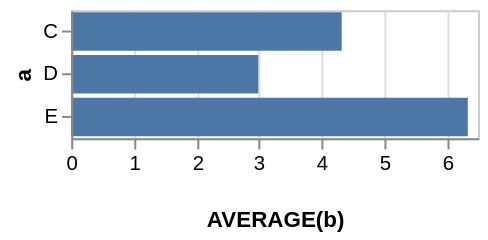

Write the Vega-Lite specification saved for this chart.
### Vega specification from a JSON file in a GitHub repository (floating-point values rounded to 4 significant figures)
{"$schema": "https://vega.github.io/schema/vega/v3.0.json", "autosize": "pad", "padding": 5, "encode": {"update": {"stroke": {"value": "#ccc"}, "fill": {"value": "transparent"}}}, "data": [{"name": "source_0", "values": [{"a": "C", "b": 2}, {"a": "C", "b": 7}, {"a": "C", "b": 4}, {"a": "D", "b": 1}, {"a": "D", "b": 2}, {"a": "D", "b": 6}, {"a": "E", "b": 8}, {"a": "E", "b": 4}, {"a": "E", "b": 7}]}, {"name": "data_0", "source": "source_0", "transform": [{"type": "formula", "expr": "toNumber(datum[\"b\"])", "as": "b"}, {"type": "aggregate", "groupby": ["a"], "ops": ["average"], "fields": ["b"], "as": ["average_b"]}]}], "signals": [{"name": "width", "update": "200"}, {"name": "y_step", "value": 21}, {"name": "height", "update": "bandspace(domain('y').length, 0.1, 0.05) * y_step"}], "marks": [{"name": "marks", "type": "rect", "role": "bar", "from": {"data": "data_0"}, "encode": {"update": {"x": {"scale": "x", "field": "average_b"}, "x2": {"scale": "x", "value": 0}, "y": {"scale": "y", "field": "a"}, "height": {"scale": "y", "band": true}, "fill": {"value": "#4c78a8"}}}}], "scales": [{"name": "x", "type": "linear", "domain": {"data": "data_0", "field": "average_b"}, "range": [0, {"signal": "width"}], "round": true, "nice": true, "zero": true}, {"name": "y", "type": "band", "domain": {"data": "data_0", "field": "a", "sort": true}, "range": {"step": {"signal": "y_step"}}, "round": true, "paddingInner": 0.1, "paddingOuter": 0.05}], "axes": [{"scale": "x", "labelOverlap": true, "maxExtent": 30, "minExtent": 30, "orient": "bottom", "tickCount": 5, "title": "AVERAGE(b)", "zindex": 1}, {"scale": "x", "domain": false, "grid": true, "labels": false, "orient": "bottom", "tickCount": 5, "ticks": false, "zindex": 0, "gridScale": "y"}, {"scale": "y", "orient": "left", "title": "a", "zindex": 1}], "config": {"axis": {"quantitativeExtent": 30}}}
